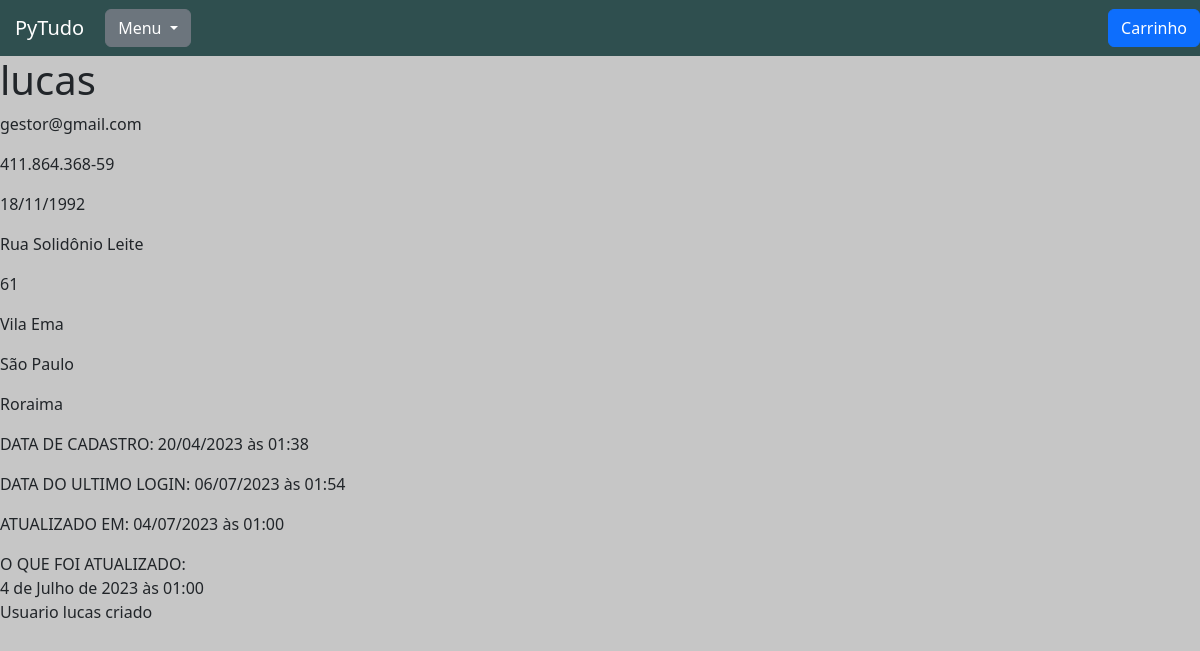
Before: /usuarios/ver_usuario/17 with the older database file.
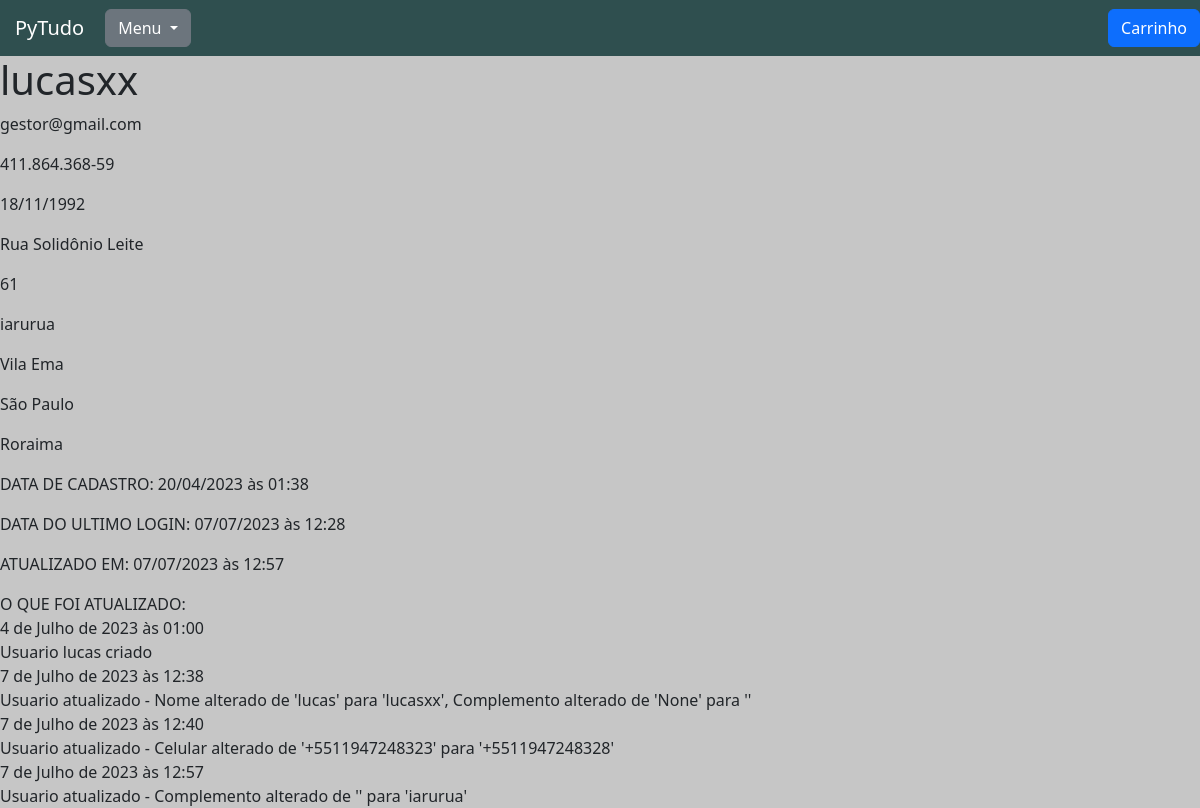
After: the same page with the newer database file.
### usuarios/models.py (models this page shows, shortened)
class Usuarios(models.Model):
    ESTADOS_BRASILEIROS = (
        ('AC', 'Acre'),
        ('AL', 'Alagoas'),
        ('AP', 'Amapá'),
        ('AM', 'Amazonas'),
        ('BA', 'Bahia'),
        ('CE', 'Ceará'),
        ('DF', 'Distrito Federal'),
        ('ES', 'Espírito Santo'),
        ('GO', 'Goiás'),
        ('MA', 'Maranhão'),
        ('MT', 'Mato Grosso'),
        ('MS', 'Mato Grosso do Sul'),
        ('MG', 'Minas Gerais'),
        ('PA', 'Pará'),
        ('PB', 'Paraíba'),
        ('PR', 'Paraná'),
        ('PE', 'Pernambuco'),
        ('PI', 'Piauí'),
        ('RJ', 'Rio de Janeiro'),
        ('RN', 'Rio Grande do Norte'),
        ('RS', 'Rio Grande do Sul'),
        ('RO', 'Rondônia'),
        ('RR', 'Roraima'),
        ('SC', 'Santa Catarina'),
        ('SP', 'São Paulo'),
        ('SE', 'Sergipe'),
        ('TO', 'Tocantins'),
    )
    usuario = models.ForeignKey(settings.AUTH_USER_MODEL, on_delete=models.CASCADE)
    nome = models.CharField(max_length=40)
    cpf = CPFField('CPF')
    data_de_nascimento = models.DateField()
    celular = PhoneNumberField(null=False, blank=False)
    endereco = models.CharField(max_length=50)
    numero_endereco = models.CharField(max_length=10)
    complemento = models.CharField(max_length=50, blank=True, null= True)
    bairro = models.CharField(max_length=30)
    cidade = models.CharField(max_length=30)
    estado = models.CharField(max_length=2, choices=ESTADOS_BRASILEIROS)
    data_atualizacao = models.DateTimeField(auto_now=True, null=True)

class RegistroAlteracaoUsuario(models.Model):
    usuario = models.ForeignKey(Usuarios, on_delete=models.SET_NULL, null=True)
    data_atualizacao = models.DateTimeField(default=timezone.now)
    detalhes = models.TextField()

### usuarios/views.py (the view)
# urls.py: path('ver_usuario/<int:id>', views.ver_usuario, name='ver_usuario'),
def ver_usuario(request, id):
    usuario = Usuarios.objects.get(id=id)
    registros = RegistroAlteracaoUsuario.objects.filter(usuario_id=id)
    return render(request, 'ver_usuario.html', {'usuario': usuario, 'registros': registros})

### usuarios/templates/ver_usuario.html (shortened to what this page needs)
{% extends 'base.html' %}
{% load static %}
{% block 'head' %}
    <link href="{% static 'usuarios/css/ver_usuario.css' %}" rel="stylesheet">
{% endblock %}
{% block 'body' %}
    <div class="row">
        <div class="col-md">
            <h1 class="titulo">{{usuario.nome}}</h1>
            <p class="paragrafo">{{usuario.usuario}}</p>
            <p class="paragrafo">{{usuario.cpf}}</p>
            <p class="paragrafo">{{usuario.data_de_nascimento|date:"d/m/Y"}}</p>
            <p class="paragrafo">{{usuario.endereco}}</p>
            <p class="paragrafo">{{usuario.numero_endereco}}</p>
            {% if usuario.complemento %}
                <p class="paragrafo">{{usuario.complemento}}</p>
            {% endif %}
            <p class="paragrafo">{{usuario.bairro}}</p>
            <p class="paragrafo">{{usuario.cidade}}</p>
            <p class="paragrafo">{{usuario.get_estado_display}}</p>
            <p class="paragrafo">DATA DE CADASTRO: {{usuario.usuario.date_joined|date:"d/m/Y" }} às {{ usuario.usuario.date_joined|time:"H:i" }}</p>
            <p class="paragrafo">DATA DO ULTIMO LOGIN: {{usuario.usuario.last_login|date:"d/m/Y" }} às {{ usuario.usuario.last_login|time:"H:i" }} </p>
            <p class="paragrafo">ATUALIZADO EM: {{usuario.data_atualizacao|date:"d/m/Y" }} às {{usuario.data_atualizacao|time:"H:i" }}</p>
        </div>
    </div>
    <div>
        O QUE FOI ATUALIZADO:
        <br>
        {% for registro in registros %}
        {{registro.data_atualizacao}}
        <br>
        {{registro.detalhes}}
        <br>
        {% endfor %}
    </div>
{% endblock %}

### pytudo/templates/base.html (shortened to what this page needs)
{% load static %}
<!doctype html>
<html lang="pt-BR">
  <head>
    <link href="{% static 'base/css/base.css' %}" rel="stylesheet">
    <link href="https://cdn.jsdelivr.net/npm/bootstrap@5.2.2/dist/css/bootstrap.min.css" rel="stylesheet">
    {% block 'head' %} {% endblock%}
  </head>
  <body>
    <nav class="navbar navbar-expand-lg navbar-dark bg-nav">
        <a class="navbar-brand" href="{% url 'home' %}">PyTudo</a>
        <div class="dropdown">
          <button class="btn btn-secondary dropdown-toggle" type="button" id="dropdownMenuButton" data-toggle="dropdown" aria-haspopup="true" aria-expanded="false">
            Menu
          </button>
        </div>
        <a class="btn btn-primary" style="position: absolute; right: 0;" href="{% url 'ver_lista_desejo' %}" role="button">Carrinho</a>
    </nav>
    {% block 'body' %}
    {% endblock%}
  </body>
</html>

### pytudo/templates/static/base/css/base.css (style rules this page uses)
body { background-color: #C6C6C6 !important; }
.bg-nav { background-color: #2F4F4F !important; padding: 10px; }
.navbar-brand { padding: 5px; margin-left: 10px; }

Changed rows visible on the page:
changed Usuarios "Rua Solidônio Leite": nome "lucas" → "lucasxx"; complemento (not shown) → "iarurua"; usuario.last_login "06/07/2023" → "07/07/2023"; usuario.last_login "01:54" → "12:28"; data_atualizacao "04/07/2023" → "07/07/2023"; data_atualizacao "01:00" → "12:57"
added RegistroAlteracaoUsuario: data_atualizacao "7 de Julho de 2023 às 12:38", detalhes "Usuario atualizado - Nome alterado de 'lucas' para 'lucasxx', Complemento alterado de 'None' para ''"
added RegistroAlteracaoUsuario: data_atualizacao "7 de Julho de 2023 às 12:40", detalhes "Usuario atualizado - Celular alterado de '+5511947248323' para '+5511947248328'"
added RegistroAlteracaoUsuario: data_atualizacao "7 de Julho de 2023 às 12:57", detalhes "Usuario atualizado - Complemento alterado de '' para 'iarurua'"
